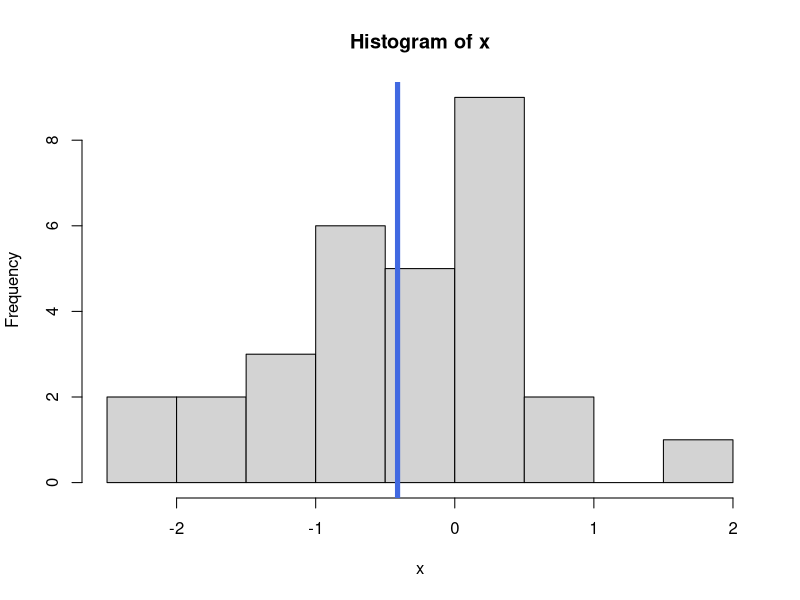
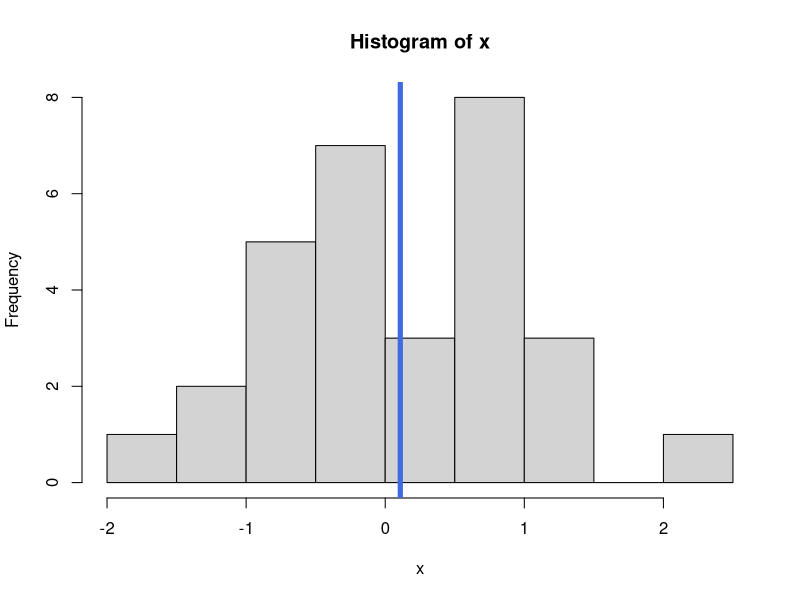
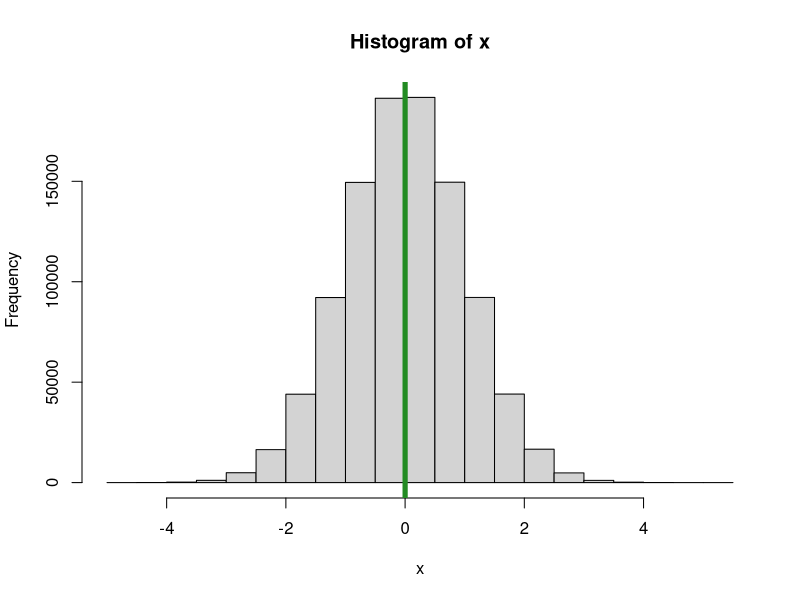
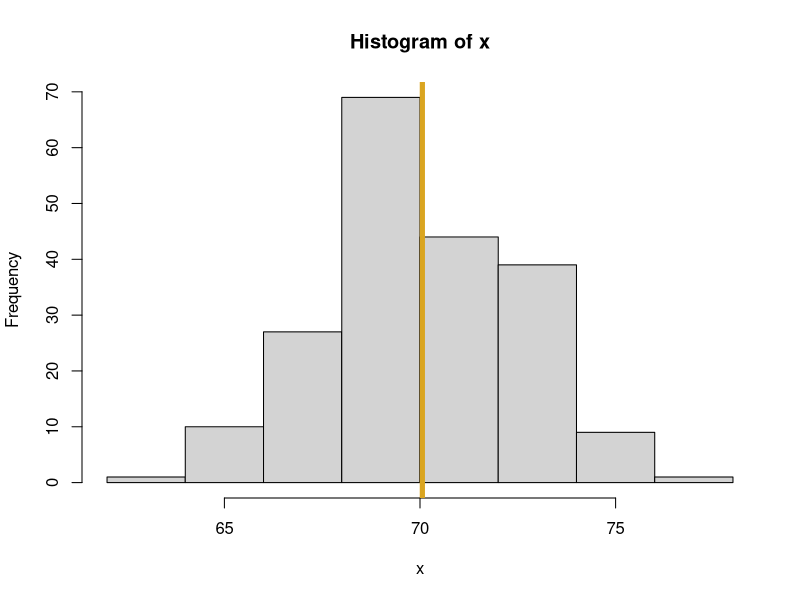

Generate these figures, in order, with R:
#* plotRandomHistogram.R
#*
#* Author: Marie Hunter
#* 
#*  Purpose: 
#*    A function that will generate 
#*    a sample of normal "observations"
#*    and plot the histogram of that data.
#*    
#* Inputs:
#*    num_pts = the number of observations
#*              to randomly generate
#*    mu = the theoretical mean of the Normal 
#*         distribution that generates my data
#*    sigma = the theoretical standard deviation
#*    seed = an optional random number generator
#*           seed value, defaults to NULL
#*    meanColor = the color of the line corresponding
#*                to the sample mean of the data
#* Output:
#*    A histogram of the generated data
#*      is drawn.
#*    A list with the following elements:
#*      Random_obs = a vector with the randomly
#*                   generated data
#*      Mean_Random_obs = sample mean corresponding to
#*                        the randomly generated data
#*      SD_Random_obs = corresponding standard deviation
#*      

plotRandomHistogram <- function(num_pts = 30, mu = 0, sigma = 1,
                       seed = NULL, meanColor = "royalblue") {
  set.seed(seed)
  x <- rnorm(num_pts, mean = mu, sd = sigma) 
  mean_x <- mean(x)
  hist(x)
  abline(v = mean_x, lwd = 5, col = meanColor)
  
  ## In R, in a function, the output from
  ## the last time is automatically returned
  list(Radoms_obs = x, 
       Mean_Random_obs = mean_x,
       SD_Random_obs = sd(x))
}

plotRandomHistogram()
plotRandomHistogram(seed = 19)
plotRandomHistogram(seed = 19, num_pts = 1000000,
           meanColor = "forestgreen")
my_output <- plotRandomHistogram(seed= 5, num_pts = 200, mu = 70,
                    sigma = 2.5, meanColor = "goldenrod")
my_output$Mean_Random_obs
